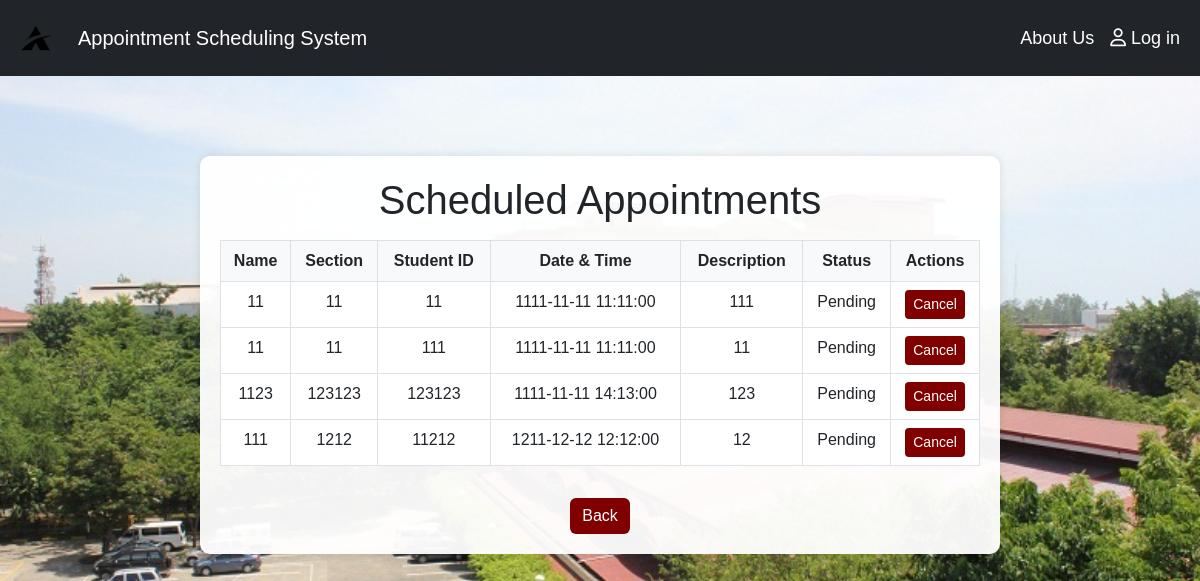
The app's page /Login/viewappoint.php with its own data.
### tables this page shows
CREATE TABLE `appointmentdb` (
  `ID` int(11) NOT NULL,
  `Student_ID` varchar(15) NOT NULL,
  `Student_Name` varchar(80) NOT NULL,
  `Section` varchar(10) NOT NULL,
  `Appointment_Date` datetime NOT NULL,
  `Description` varchar(255) NOT NULL,
  `Status` enum('Pending','Accepted','Ongoing','Completed') DEFAULT 'Pending'
);

### Login/viewappoint.php (the view, shortened to what this page needs)
<?php
require 'C:\xampp\htdocs\itproject\DBconnect\Conn_appointments.php';
$sql = "SELECT Student_Name, Section, Appointment_Date, Student_ID, Description FROM appointmentdb";
$result = mysqli_query($conn, $sql);
?>
<!DOCTYPE html>
<html lang="en">
<head>
    <link rel="stylesheet" href="https://cdnjs.cloudflare.com/ajax/libs/font-awesome/6.4.2/css/all.min.css">
    <link rel="stylesheet" href="https://cdn.jsdelivr.net/npm/bootstrap@5.3.0/dist/css/bootstrap.min.css">
    <link rel="stylesheet" href="viewappoint.css">
</head>
<body>
    <nav class="navbar navbar-expand-lg navbar-dark bg-dark w-100">
        <div class="container-fluid">
            <a class="navbar-brand d-flex align-items-center" href="#">
                <img class="logo me-2" src="../img/Alogo1.jpg" alt="Logo">
                <span class="text-white ms-2">Appointment Scheduling System</span>
            </a>
            <div class="collapse navbar-collapse" id="navbarNav">
                <ul class="navbar-nav ms-auto">
                    <li class="nav-item"><a class="nav-link" href="\itproject\aboutus.php">About Us</a></li>
                    <li class="nav-item">
                        <a class="nav-link btn btn-light text-dark" href="\itproject\Login\login.php">
                            <i class="fa-regular fa-user"></i> Log in
                        </a>
                    </li>
                </ul>
            </div>
        </div>
    </nav>
    <div class="container d-flex justify-content-center mt-4">
        <div class="container3">
            <h1>Scheduled Appointments</h1>
            <table class="table table-bordered mt-3">
                <thead>
                    <tr>
                        <th>Name</th>
                        <th>Section</th>
                        <th>Student ID</th>
                        <th>Date & Time</th>
                        <th>Description</th>
                        <th>Status</th>
                        <th>Actions</th>
                    </tr>
                </thead>
                <tbody>
                    <?php if ($result && $result->num_rows > 0): ?>
                        <?php while ($row = $result->fetch_assoc()): ?>
                            <tr>
                                <td><?php echo htmlspecialchars($row['Student_Name']); ?></td>
                                <td><?php echo htmlspecialchars($row['Section']); ?></td>
                                <td><?php echo htmlspecialchars($row['Student_ID']); ?></td>
                                <td><?php echo htmlspecialchars($row['Appointment_Date']); ?></td>
                                <td><?php echo htmlspecialchars($row['Description']); ?></td>
                                <?php
                                    $appointment_id = $row['Student_ID'];
                                    $status = isset($_SESSION['appointment_status'][$appointment_id]) ? $_SESSION['appointment_status'][$appointment_id] : 'Pending';
                                ?>
                                <td><?php echo $status; ?></td>
                                <td>
                                    <?php if ($status == 'Pending'): ?>
                                        <a href="viewappoint.php?action=cancel&id=<?php echo $appointment_id; ?>" class="btn btn-danger btn-sm">Cancel</a>
                                    <?php elseif ($status == 'Accepted'): ?>
                                        <a href="viewappoint.php?action=ongoing&id=<?php echo $appointment_id; ?>" class="btn btn-warning btn-sm">Ongoing</a>
                                    <?php endif; ?>
                                </td>
                            </tr>
                        <?php endwhile; ?>
                    <?php else: ?>
                        <tr>
                            <td colspan="7" class="text-center">No appointments scheduled.</td>
                        </tr>
                    <?php endif; ?>
                </tbody>
            </table>
            <a href="addappoint.php" class="btn btn-danger mt-3" aria-label="Go back to Admin Panel">Back</a>
        </div>
    </div>
</body>
</html>

### Login/viewappoint.css (style rules this page uses)
body { background: url("../img/body.jpg") no-repeat center center fixed; background-size: cover; font-family: Arial, sans-serif; }
.navbar { background-color: maroon; }
.navbar-brand img { height: 50px; }
.navbar-nav .nav-link { color: white !important; font-size: 18px; transition: 0.3s; }
.container3 { margin-top: 5%; background-color: rgba(255, 255, 255, 0.95); padding: 20px; border-radius: 10px; box-shadow: 0 0 10px rgba(0, 0, 0, 0.1); width: 90%; max-width: 800px; text-align: center; }
.table th { background-color: #f8f9fa; }
.btn-danger { background-color: maroon; border: none; transition: 0.3s; }

### records on screen
appointmentdb: Student_Name "11", Section "11", Student_ID "11", Appointment_Date "1111-11-11 11:11:00", Description "111", Student_ID "Pending"
appointmentdb: Student_Name "11", Section "11", Student_ID "111", Appointment_Date "1111-11-11 11:11:00", Description "11", Student_ID "Pending"
appointmentdb: Student_Name "1123", Section "123123", Student_ID "123123", Appointment_Date "1111-11-11 14:13:00", Description "123", Student_ID "Pending"
appointmentdb: Student_Name "111", Section "1212", Student_ID "11212", Appointment_Date "1211-12-12 12:12:00", Description "12", Student_ID "Pending"
